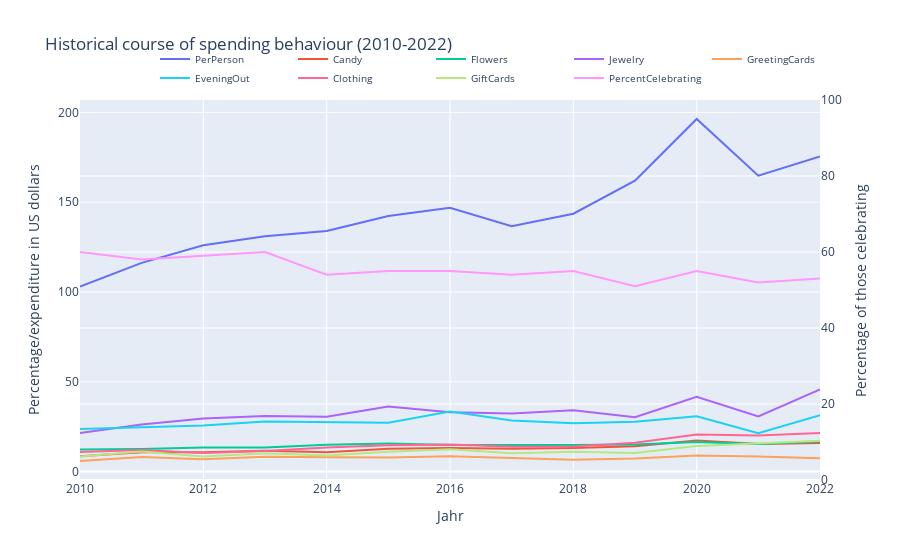

Source (notebook cell):
### Markdown cell above
Das Liniendiagramm zeigt den zeitlichen Verlauf der Valentinstagsausgaben. Es visualisiert Trends und Veränderungen im Ausgabeverhalten und bei der Feierquote über die Jahre. Durch die Darstellung verschiedener Ausgabenkategorien wird deutlich, welche Geschenke an Beliebtheit gewonnen oder verloren haben. Durch Klicken auf die Legendenlinien können diese im Diagramm ein- oder ausgeblendet werden. 

*Beachtung der Achsenbeschriftung auf beiden Seiten!*

### Code cell
#line diagram

fig = go.Figure()

categories = df.columns[2:]
for category in categories:
    fig.add_trace(go.Scatter(x=df['Year'], y=df[category], mode='lines', name=category))

fig.add_trace(go.Scatter(x=df['Year'], y=df['PercentCelebrating'], mode='lines', name='PercentCelebrating', yaxis='y2'))

fig.update_layout(title_text='Historical course of spending behaviour (2010-2022)',
                  xaxis_title='Jahr', yaxis_title='Percentage/expenditure in US dollars',
                  yaxis2=dict(title='Percentage of those celebrating', overlaying='y', side='right', range=[0, 100]),
                  legend=dict(font=dict(size=10), orientation="h", yanchor="bottom", y=1.02, xanchor="right", x=1))


fig.show()

### Figure 1 — Plotly figure (JSON) as saved in the notebook; plotly's stock layout.template omitted (floating-point values rounded to 4 significant figures)
{"data": [{"mode": "lines", "name": "PerPerson", "type": "scatter", "x": [2010, 2011, 2012, 2013, 2014, 2015, 2016, 2017, 2018, 2019, 2020, 2021, 2022], "y": [103, 116.2, 126.0, 131.0, 133.9, 142.3, 146.8, 136.6, 143.6, 162.0, 196.3, 164.8, 175.4]}, {"mode": "lines", "name": "Candy", "type": "scatter", "x": [2010, 2011, 2012, 2013, 2014, 2015, 2016, 2017, 2018, 2019, 2020, 2021, 2022], "y": [8.6, 10.75, 10.85, 11.64, 10.8, 12.7, 13.11, 12.68, 13.12, 14.12, 17.3, 15.32, 15.9]}, {"mode": "lines", "name": "Flowers", "type": "scatter", "x": [2010, 2011, 2012, 2013, 2014, 2015, 2016, 2017, 2018, 2019, 2020, 2021, 2022], "y": [12.33, 12.62, 13.49, 13.48, 15, 15.72, 14.78, 14.63, 14.75, 15.07, 16.49, 15.42, 16.71]}, {"mode": "lines", "name": "Jewelry", "type": "scatter", "x": [2010, 2011, 2012, 2013, 2014, 2015, 2016, 2017, 2018, 2019, 2020, 2021, 2022], "y": [21.52, 26.18, 29.6, 30.94, 30.58, 36.3, 33.11, 32.32, 34.1, 30.34, 41.65, 30.71, 45.75]}, {"mode": "lines", "name": "GreetingCards", "type": "scatter", "x": [2010, 2011, 2012, 2013, 2014, 2015, 2016, 2017, 2018, 2019, 2020, 2021, 2022], "y": [5.91, 8.09, 6.93, 8.32, 7.97, 7.87, 8.52, 7.36, 6.55, 7.31, 9.01, 8.48, 7.47]}, {"mode": "lines", "name": "EveningOut", "type": "scatter", "x": [2010, 2011, 2012, 2013, 2014, 2015, 2016, 2017, 2018, 2019, 2020, 2021, 2022], "y": [23.76, 24.86, 25.66, 27.93, 27.48, 27.27, 33.46, 28.46, 26.96, 27.72, 30.78, 21.39, 31.35]}, {"mode": "lines", "name": "Clothing", "type": "scatter", "x": [2010, 2011, 2012, 2013, 2014, 2015, 2016, 2017, 2018, 2019, 2020, 2021, 2022], "y": [10.93, 12, 10.42, 11.46, 13.37, 14.72, 15.05, 13.91, 14.04, 16.08, 20.67, 20.05, 21.46]}, {"mode": "lines", "name": "GiftCards", "type": "scatter", "x": [2010, 2011, 2012, 2013, 2014, 2015, 2016, 2017, 2018, 2019, 2020, 2021, 2022], "y": [8.42, 11.21, 8.43, 10.23, 9, 11.05, 12.52, 10.23, 11.04, 10.31, 14.21, 15.67, 17.22]}, {"mode": "lines", "name": "PercentCelebrating", "type": "scatter", "x": [2010, 2011, 2012, 2013, 2014, 2015, 2016, 2017, 2018, 2019, 2020, 2021, 2022], "y": [60, 58, 59, 60, 54, 55, 55, 54, 55, 51, 55, 52, 53], "yaxis": "y2"}], "layout": {"legend": {"font": {"size": 10}, "orientation": "h", "x": 1, "xanchor": "right", "y": 1.02, "yanchor": "bottom"}, "title": {"text": "Historical course of spending behaviour (2010-2022)"}, "xaxis": {"title": {"text": "Jahr"}}, "yaxis": {"title": {"text": "Percentage/expenditure in US dollars"}}, "yaxis2": {"overlaying": "y", "range": [0, 100], "side": "right", "title": {"text": "Percentage of those celebrating"}}}}
